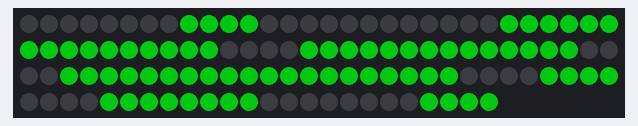
The sketch below on a simulated ESP8266 (NodeMCU). Shown: 114 RGB LEDs in strip order, left to right, continuing on the next row. Dim RGB values are drawn brighter than linear; WiFi joins after 1.5 s; servers stay silent unless stated; network time is answered at once with the bench clock; the local clock reads 2024-03-15 10:24:30 at power-on unless the sketch sets it; not simulated (calls return 0 or success): credentials.h; what the sketch prints to the serial monitor is not drawn.

Above: at 1.6 s.

The sketch:

clockFace.ino
```cpp
#include <Adafruit_NeoPixel.h>
// Which pin on the Arduino is connected to the NeoPixels?
// On a Trinket or Gemma we suggest changing this to 1:
#define LED_PIN  12

// How many NeoPixels are attached to the Arduino?
#define LED_COUNT 114

// Declare our NeoPixel strip object:
Adafruit_NeoPixel strip(LED_COUNT, LED_PIN, NEO_GRB + NEO_KHZ800);

#include <ESP8266WiFi.h>
#include <NTPClient.h>
#include <WiFiUdp.h>

#include "credentials.h"

// Define NTP Client to get time
WiFiUDP ntpUDP;
NTPClient timeClient(ntpUDP, "pool.ntp.org");

const int segments[]={1,1,1,0,1,1,1,
                      0,0,1,0,0,0,1,
                      0,1,1,1,1,1,0,
                      0,1,1,1,0,1,1,
                      1,0,1,1,0,0,1,
                      1,1,0,1,0,1,1,
                      1,1,0,1,1,1,1,
                      0,1,1,0,0,0,1,
                      1,1,1,1,1,1,1,
                      1,1,1,1,0,1,1,
                      1,1,1,1,1,0,1,
                      1,0,0,1,1,1,1,
                      1,1,0,0,1,1,0,
                      0,0,1,1,1,1,1,
                      1,1,0,1,1,1,0,
                      1,1,0,1,1,0,0,
};

const int segmentMap[]={0,
0,0,0,1,1,1,1,
2,2,2,2,3,3,3,
3,4,4,4,4,5,5,
5,5,6,6,6,6,0,
0,0,0,1,1,1,1,
2,2,2,2,3,3,3,
3,4,4,4,4,5,5,
5,5,6,6,6,6,7,
7,0,0,0,0,1,1,
1,1,2,2,2,2,3,
3,3,3,4,4,4,4,
5,5,5,5,6,6,6,
6,0,0,0,0,1,1,
1,1,2,2,2,2,3,
3,3,3,4,4,4,4,
5,5,5,5,6,6,6,
6,};
const int digitMap[]={0,
0,0,0,0,0,0,0,
0,0,0,0,0,0,0,
0,0,0,0,0,0,0,
0,0,0,0,0,0,1,
1,1,1,1,1,1,1,
1,1,1,1,1,1,1,
1,1,1,1,1,1,1,
1,1,1,1,1,1,5,
5,2,2,2,2,2,2,
2,2,2,2,2,2,2,
2,2,2,2,2,2,2,
2,2,2,2,2,2,2,
2,3,3,3,3,3,3,
3,3,3,3,3,3,3,
3,3,3,3,3,3,3,
3,3,3,3,3,3,3,
3,};


void setSingleDigit(int digit, int val){

}


void setDigits(uint8_t data[],int dots,uint32_t color){
     strip.clear();
     for(int i=0;i<LED_COUNT;i++){
        int digitIndex=digitMap[i];
        int segmentIndex=segmentMap[i];
        if(digitIndex==5){
               if(dots){
                  strip.setPixelColor(i, color);
               }
        }else{
            if(segments[data[digitIndex]*7+segmentIndex]!=0){
                strip.setPixelColor(i, color);
            }
        }

     }
     strip.show();                // Update strip with new contents
}

//Week Days
String weekDays[7]={"Sunday", "Monday", "Tuesday", "Wednesday", "Thursday", "Friday", "Saturday"};

//Month names
String months[12]={"January", "February", "March", "April", "May", "June", "July", "August", "September", "October", "November", "December"};

void setup() {
  // Initialize Serial Monitor
  Serial.begin(115200);


  strip.begin();           // INITIALIZE NeoPixel strip object (REQUIRED)
  strip.show();            // Turn OFF all pixels ASAP
  strip.setBrightness(100); // Set BRIGHTNESS to about 1/5 (max = 255)

  // Connect to Wi-Fi
  Serial.print("Connecting to ");
  Serial.println(ssid);
  WiFi.begin(ssid, password);
  while (WiFi.status() != WL_CONNECTED) {
    delay(500);
    Serial.print(".");
  }

// Initialize a NTPClient to get time
  timeClient.begin();
  // Set offset time in seconds to adjust for your timezone, for example:
  // GMT +1 = 3600
  // GMT +8 = 28800
  // GMT -1 = -3600
  // GMT 0 = 0
  timeClient.setTimeOffset(3600);

}


void loop() {
  timeClient.update();

  //time_t epochTime = timeClient.getEpochTime();
  //Serial.print("Epoch Time: ");
  //Serial.println(epochTime);

  //String formattedTime = timeClient.getFormattedTime();
  //Serial.print("Formatted Time: ");
  //Serial.println(formattedTime);

  int currentHour = timeClient.getHours();
  Serial.print("Hour: ");
  Serial.println(currentHour);

  int currentMinute = timeClient.getMinutes();
  Serial.print("Minutes: ");
  Serial.println(currentMinute);

  int currentSecond = timeClient.getSeconds();
  Serial.print("Seconds: ");
  Serial.println(currentSecond);

  int dot=currentSecond%2==0?0:1;

  uint8_t digitData[4];
  digitData[0]=uint8_t(currentHour/10);
  digitData[1]=uint8_t(currentHour%10);
  digitData[2]=uint8_t(currentMinute/10);
  digitData[3]=uint8_t(currentMinute%10);

  int hue = (currentHour*60+currentMinute) * 65536L /(60);
  uint32_t col=strip.gamma32(strip.ColorHSV(hue));
  //uint32_t col=strip.Color(50,255,0);
  setDigits(digitData,1,col);


  //String weekDay = weekDays[timeClient.getDay()];
  //Serial.print("Week Day: ");
  //Serial.println(weekDay);

  /*//Get a time structure
  struct tm *ptm = gmtime ((time_t *)&epochTime);

  int monthDay = ptm->tm_mday;
  Serial.print("Month day: ");
  Serial.println(monthDay);

  int currentMonth = ptm->tm_mon+1;
  Serial.print("Month: ");
  Serial.println(currentMonth);

  String currentMonthName = months[currentMonth-1];
  Serial.print("Month name: ");
  Serial.println(currentMonthName);

  int currentYear = ptm->tm_year+1900;
  Serial.print("Year: ");
  Serial.println(currentYear);

  //Print complete date:
  String currentDate = String(currentYear) + "-" + String(currentMonth) + "-" + String(monthDay);
  Serial.print("Current date: ");
  Serial.println(currentDate);

  Serial.println("");*/

  delay(1000);
}
```
